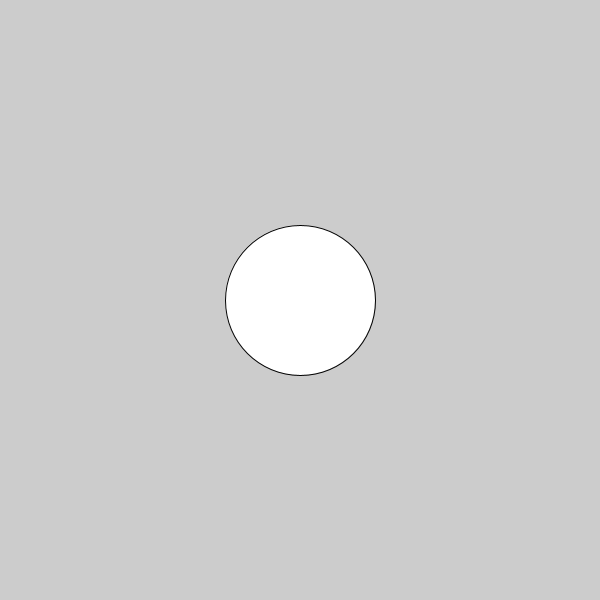
Frame 1 (no input)
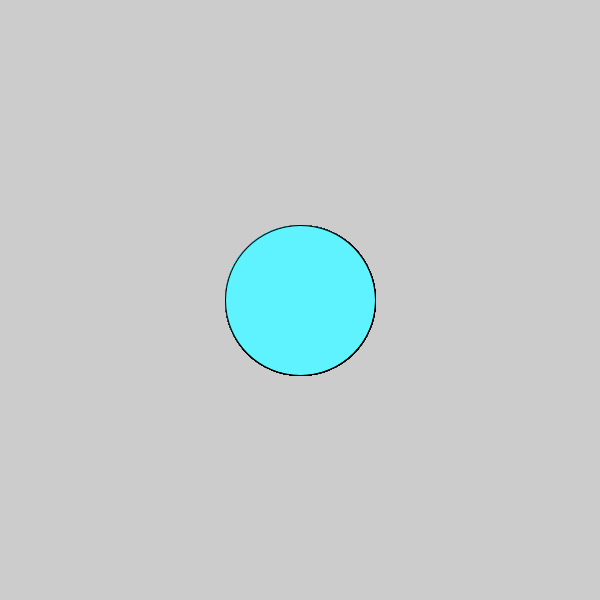
Frame 60 (the mouse pressed at the canvas centre just before this capture)
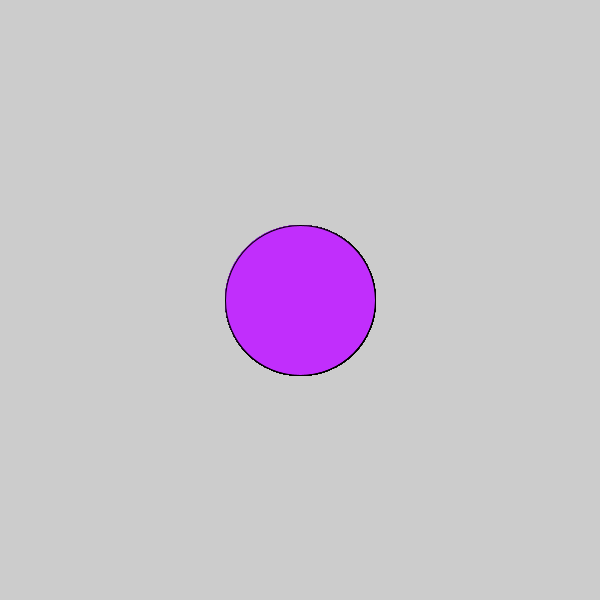
Frame 120 (the mouse held since frame 60 and released just before this capture)

The Processing sketch that drew these frames (run headless with seeded random() and noise(); from frame 60 on, the mouse is pressed at the canvas centre):

// Processing sketch: c_LogicalDot
// ── c_LogicalDot.pde

void setup() {
  
// 1. Set the size of the sketch. Make it 600 pixels square. 
   size (600,600);

}

void draw() {
  
// 2. Draw an ellipse
// Run the program to make sure it works before moving on.
ellipse(300,300, 150,150);

// 3. Change the color of the ellipse when the mouse is pressed.
//    Use the following code, but put your colors where indicated
//    Remember to use the   fill()  command to set colors.

if (mousePressed) {
  fill(#C12EFC);
 
   //  put one color here 
  
} else {
  fill(#5FF3FF);
   // put a different color here
  
}  
  
  
  
}
